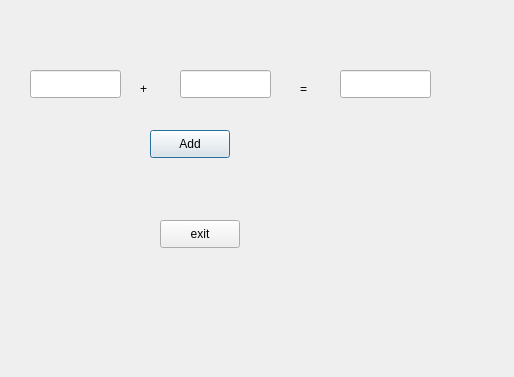
<ui version="4.0" >
 <class>Qt1</class>
 <widget class="QDialog" name="Qt1" >
  <property name="geometry" >
   <rect>
    <x>0</x>
    <y>0</y>
    <width>514</width>
    <height>377</height>
   </rect>
  </property>
  <property name="windowTitle" >
   <string>Dialog</string>
  </property>
  <widget class="QPushButton" name="pbOK" >
   <property name="geometry" >
    <rect>
     <x>150</x>
     <y>130</y>
     <width>80</width>
     <height>28</height>
    </rect>
   </property>
   <property name="text" >
    <string>Add</string>
   </property>
  </widget>
  <widget class="QPushButton" name="pbExit" >
   <property name="geometry" >
    <rect>
     <x>160</x>
     <y>220</y>
     <width>80</width>
     <height>28</height>
    </rect>
   </property>
   <property name="text" >
    <string>exit</string>
   </property>
  </widget>
  <widget class="QLineEdit" name="le1" >
   <property name="geometry" >
    <rect>
     <x>30</x>
     <y>70</y>
     <width>91</width>
     <height>28</height>
    </rect>
   </property>
  </widget>
  <widget class="QLineEdit" name="le2" >
   <property name="geometry" >
    <rect>
     <x>180</x>
     <y>70</y>
     <width>91</width>
     <height>28</height>
    </rect>
   </property>
  </widget>
  <widget class="QLineEdit" name="leRes" >
   <property name="geometry" >
    <rect>
     <x>340</x>
     <y>70</y>
     <width>91</width>
     <height>28</height>
    </rect>
   </property>
  </widget>
  <widget class="QLabel" name="label" >
   <property name="geometry" >
    <rect>
     <x>140</x>
     <y>80</y>
     <width>41</width>
     <height>18</height>
    </rect>
   </property>
   <property name="text" >
    <string>+</string>
   </property>
  </widget>
  <widget class="QLabel" name="label_2" >
   <property name="geometry" >
    <rect>
     <x>300</x>
     <y>80</y>
     <width>31</width>
     <height>18</height>
    </rect>
   </property>
   <property name="text" >
    <string>=</string>
   </property>
  </widget>
 </widget>
 <resources/>
 <connections/>
</ui>
